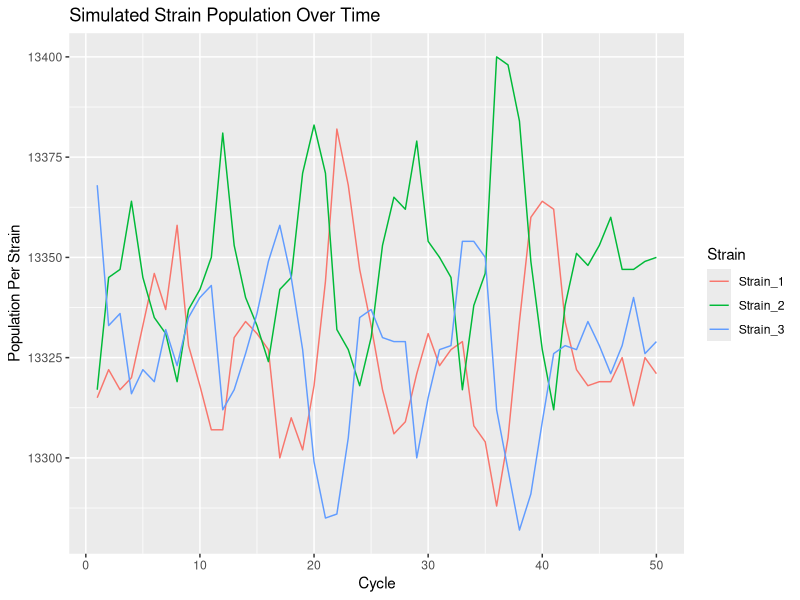

Write R code to recreate this figure.
#LHM
#11/27/18
#ATiB Module 7 Code v1

#A few comments, and some differences between this model and the model used in the paper:

#The model attempts to simplify interactions/calculations somewhat, rather than using all of the formulae present in the paper.

#The model populates a 200 x 200 grid (like that in the paper) with a selection of bacteria from three strains.
#In this case, all cells in the grid are populated; the model could be modified to start with some unoccupied (0) cells,
#as desired.

#Strain 1 kills strain 2 kills strain 3 kills strain 1. Strain 1 secretes a factor that leads to the decay of the
#product emitted by strain 2 (that kills strain 3), and so on.

#During each cycle, a "kill radius" and a "decay radius" are set. The kill radius represents how far the effects
#of a deadly bacteria can travel (e.g., if the kill radius is 3, a colony from strain 1 can contribute to the death of
#any strain 2 colony found within that 3-square radius). The "decay radius" represents the range of suppression (e.g.,
#strain 1 contributes to stopping strain 2 from killing strain 3 if strain 1 is found within the decay radius distance).
#The decay minimum and kill minimum represent how many colonies must lie within a specified radius, at minimum, to
#trigger the killing or decaying effect.

#At the end of each round, spots with dead bacteria can be filled in according to a weighted formula that depends on
#the surrounding colonies and the growth rate for each strain.

#Populations of each strain at the start of each cycle are graphed.



#Required packages:
library(ggplot2)

#Creating a random starting grid for all three strains. Filling every spot with these values.
#Alternatively, could adjust this to include a chance of some zeroes so that not every spot contains a value.
start_grid <- matrix(sample.int(3, 40000, replace = TRUE), 200, 200) #Adjust number of values generated and dimensions as desired

kill_radius <- 3
decay_radius <- 3
kill_min <- 4 #Number of bugs in range needed to kill, in absence of neutralization
decay_min <- 16 #Number of bugs in range needed to neutralize

#Desired cycle information:
desired_cycles <- 50

#Setting up the data frame to use for plotting later
counts_by_cycle <- matrix(nrow = desired_cycles, ncol = 4, dimnames = list(c(1:desired_cycles), c("Cycle", "Strain_1", "Strain_2", "Strain_3")))
counts_df <- as.data.frame(counts_by_cycle)


for (c in 1:desired_cycles) {
  
  #Update the table I'm planning on using to plot stuff at the beginning of each cycle, then do the operations
  counts_df$Cycle[c[1]] <- c
  counts_df$Strain_1[c[1]] <- sum(start_grid == 1)
  counts_df$Strain_2[c[1]] <- sum(start_grid == 2)
  counts_df$Strain_3[c[1]] <- sum(start_grid == 3)
  
  
  
  #Make a duplicate of the grid before making changes. Refer back to the starting grid, then make changes in the duplicated grid. At the end, once every row and column has been looked at, can update the start_grid and begin again.
  grid_dup <- start_grid
  
  for (i in 1:dim(start_grid)[1]) {
    for (j in 1:dim(start_grid)[2]) {
      
      cell_id <- start_grid[i,j] #Keep track of the identity of a particular cell in the grid
      
      #Modifying the kill boundaries to stop at the edges as a starting point. This approach does not wrap effects as seen in the paper.
      #Could adjust in a later version to do wrapping:
      
      i_lower_kill <- (i - kill_radius) #Set the lower bound, then adjust it based on the conditions listed below, as needed
      
      if ((i-kill_radius)<1) {
        i_lower_kill <- 1
      }
      
      j_lower_kill <- (j - kill_radius) #Set the lower bound, then adjust it based on the conditions listed below, as needed
      
      if ((j-kill_radius)<1) {
        j_lower_kill <- 1
      }
      
      i_upper_kill <- (i + kill_radius) #Set the upper bound, then adjust it based on the conditions listed below, as needed
      if ((i+kill_radius)>dim(start_grid)[1]) {
        i_upper_kill <- dim(start_grid)[1]
      }
      
      j_upper_kill <- (j + kill_radius) #Set the upper bound, then adjust it based on the conditions listed below, as needed
      if ((j+kill_radius)>dim(start_grid)[2]) {
        j_upper_kill <- dim(start_grid)[2]
      }
      
      local_kill_view <- start_grid[(i_lower_kill):(i_upper_kill), (j_lower_kill):(j_upper_kill)]
      
      kill_1_counts <- sum(local_kill_view == 1)
      kill_2_counts <- sum(local_kill_view == 2)
      kill_3_counts <- sum(local_kill_view == 3)
      
      #Case where 1 kills 2 kills 3 kills 1 and 1 inhibits 2 from killing 3 and 2 inhibits 3 from killing 1 and 3 inhibits 1 from killing 2. For decay, want to take decay into account if there is a killer close enough to be an issue (otherwise, leave the position the same)
      
      #If there is enough killer around to potentially kill, check whether there is a decay factor to offset it
      if ((cell_id == 1 && kill_3_counts >= kill_min) || (cell_id == 2 && kill_1_counts >= kill_min) || (cell_id == 3 && kill_3_counts >= kill_min)) {
        
        
        #Modifying the decay boundaries to stop at the edges as a starting point. This approach does not wrap as seen in the paper.
        #Could adjust in a later version to do wrapping:
        
        i_lower_decay <- (i - decay_radius) #Set the lower bound, then adjust it based on the conditions listed below, as needed
        
        if ((i-decay_radius)<1) {
          i_lower_decay <- 1
        }
        
        j_decay_kill <- (j - decay_radius) #Set the lower bound, then adjust it based on the conditions listed below, as needed
        
        if ((j-decay_radius)<1) {
          j_lower_decay <- 1
        }
        
        i_upper_decay <- (i + decay_radius) #Set the upper bound, then adjust it based on the conditions listed below, as needed
        if ((i+decay_radius)>dim(start_grid)[1]) {
          i_upper_decay <- dim(start_grid)[1]
        }
        
        j_upper_decay <- (j + decay_radius) #Set the upper bound, then adjust it based on the conditions listed below, as needed
        if ((j+decay_radius)>dim(start_grid)[2]) {
          j_upper_decay <- dim(start_grid)[2]
        }
        
        local_decay_view <- start_grid[(i_lower_decay):(i_upper_decay), (j_lower_decay):(j_upper_decay)]
        
        decay_1_counts <- sum(local_decay_view == 1)
        decay_2_counts <- sum(local_decay_view == 2)
        decay_3_counts <- sum(local_decay_view == 3)
        
        #If there is enough of the decay factor in the area, keep the cell the same
        if ((cell_id == 1 && decay_2_counts >= decay_min) || (cell_id == 2 && decay_3_counts >= decay_min) || (cell_id == 3 && decay_1_counts >= decay_min)) {
          grid_dup[i,j] <- cell_id
        }
        
        #If there isn't enough of the decay factor in the area, cell gets killed and is replaced with zero, to be changed at the end of the round
        else {
          grid_dup[i,j] <- 0
        }
      }
      
      #If there isn't enough killer in the vicinity, leave the bacteria strain at that position the same
      else {
        grid_dup[i,j] <- cell_id #Value stays the same if nothing kills it. Calculate updated changes at the end.
      }
      
    }
  }
  
  grid_fill <- grid_dup #Making another copy of the grid to fill in
  
  #Growth rates for the different strains, used for probabilities to fill in each spot. Can adjust these as desired.
  growth_1 <- 1
  growth_2 <- 1
  growth_3 <- 1
  
  #Go through each value and check if it's zero. If it is, look at the surrounding cells. Pick a value to fill in
  #based on the growth rates and the relative number of each pixel in the surrounding region. Slightly different
  #from the paper's formula, but seems to work well for growth in a full bacterial environment.
  
  fill_radius <- 1 #Can look at cells around each empty bacterial location. Default this to 1 to just look at the directly adjacent colonies.
  
  for (i in 1:dim(grid_dup)[1]) {
    for (j in 1:dim(grid_dup)[2]) {
      if (grid_dup[i,j] == 0) {
        
        i_lower_fill <- (i - fill_radius)
        
        if ((i-fill_radius)<1) {
          i_lower_fill <- 1
        }
        
        j_lower_fill <- (j - fill_radius)
        
        if ((j-fill_radius)<1) {
          j_lower_fill <- 1
        }
        
        i_upper_fill <- (i + fill_radius) #Set the upper bound, then adjust it as needed
        if ((i+fill_radius)>dim(grid_dup)[1]) {
          i_upper_fill <- dim(grid_dup)[1]
        }
        
        j_upper_fill <- (j + fill_radius) #Set the upper bound, then adjust it as needed
        if ((j+fill_radius)>dim(grid_dup)[2]) {
          j_upper_fill <- dim(grid_dup)[2]
        }
        
        local_fill_view <- start_grid[(i_lower_fill):(i_upper_fill), (j_lower_fill):(j_upper_fill)]
        
        #This will get surrounding counts. Center is zero.
        fill_1_counts <- sum(local_fill_view == 1)
        fill_2_counts <- sum(local_fill_view == 2)
        fill_3_counts <- sum(local_fill_view == 3)
        
        fill_1_weighted <- fill_1_counts * growth_1
        fill_2_weighted <- fill_2_counts * growth_2
        fill_3_weighted <- fill_3_counts * growth_3
        
        grid_fill[i,j] <- sample(3, 1, replace = TRUE, prob = c(fill_1_weighted, fill_2_weighted, fill_3_weighted))
        
      }
    }
  }
  
  start_grid <- grid_fill #Update the starting grid before the next cycle begins
  
}

#Plot results
ggplot(counts_df, aes(Cycle)) + 
  geom_line(aes(y = Strain_1, colour = "Strain_1")) + 
  geom_line(aes(y = Strain_2, colour = "Strain_2")) +
  geom_line(aes(y = Strain_3, colour = "Strain_3")) +
  xlab("Cycle") +
  ylab("Population Per Strain") +
  ggtitle("Simulated Strain Population Over Time") +
  labs(colour='Strain')
